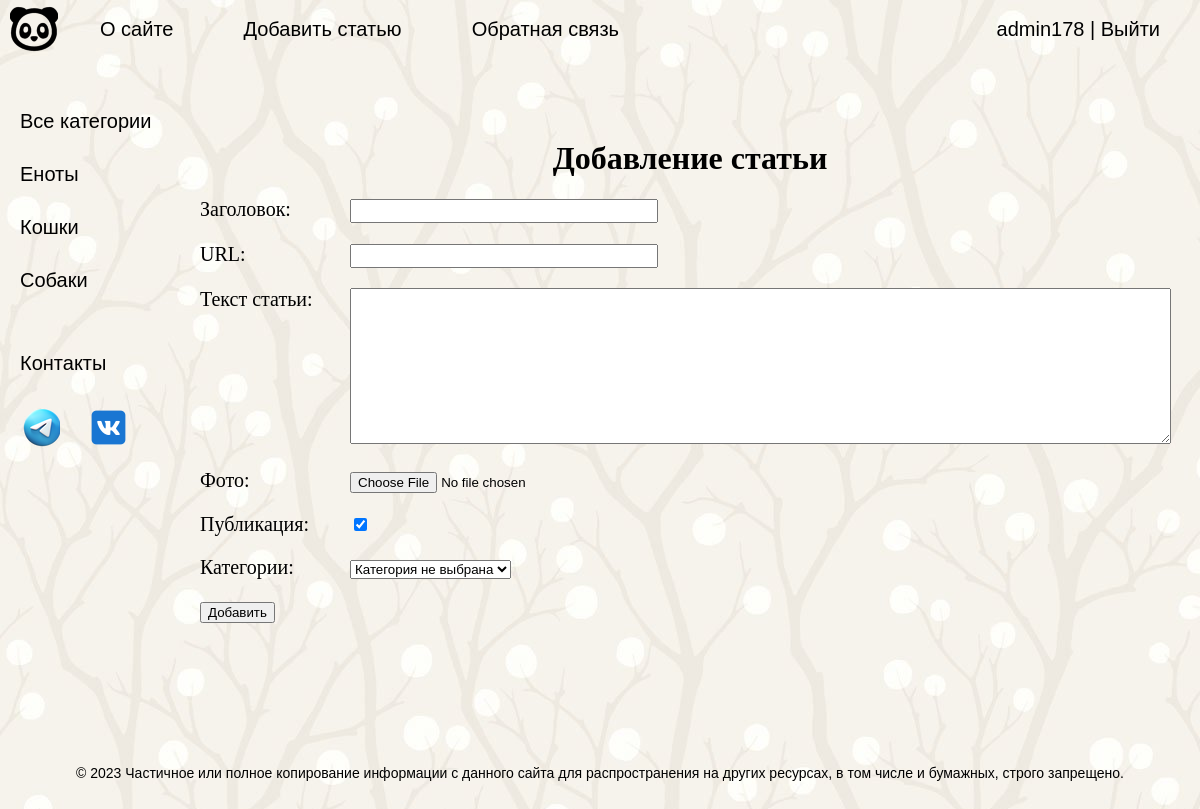
Screenshot of /addpage/ (signed in) with the database file from the repository.
### animals/models.py (models this page shows)
class Category(models.Model):
    name = models.CharField(max_length=100, db_index=True, verbose_name='Категория')
    slug = models.SlugField(max_length=255, unique=True, db_index=True, verbose_name='URL')
    def __str__(self):
        return self.name
    def get_absolute_url(self):
        return reverse('category', kwargs={'cat_slug': self.slug})
    class Meta:
        verbose_name = 'Категория'
        verbose_name_plural = 'Категории'
        ordering = ['id']

### animals/views.py (the view)
# urls.py: path('addpage/', AnimalsAddPage.as_view(), name='addpage'),
class AnimalsAddPage(LoginRequiredMixin, DataMixin, CreateView):
    form_class = AddPostForm
    template_name = 'animals/addpage.html'
    login_url = reverse_lazy('login')
    def get_context_data(self, *, object_list=None, **kwargs):
        context = super().get_context_data(**kwargs)
        c_def = self.get_user_context(title='Добавление статьи')
        return dict(list(context.items()) + list(c_def.items()))

### animals/forms.py (shortened to what this page needs)
class AddPostForm(forms.ModelForm):
    def __init__(self, *args, **kwargs):
        super().__init__(*args, **kwargs)
        self.fields['cat'].empty_label = "Категория не выбрана"
    class Meta:
        model = Animals
        fields = ['title', 'slug', 'content', 'photo', 'is_published', 'cat']
        widgets = {
            'title': forms.TextInput(attrs={'class': 'form-input'}),
            'slug': forms.TextInput(attrs={'class': 'form-input'}),
            'content': forms.Textarea(attrs={'cols': 100, 'rows': 10}),
        }

### animals/utils.py (called while the page is built)
    def get_user_context(self, **kwargs):
        context = kwargs
        cats = cache.get('cats')
        if not cats:
            cats = Category.objects.annotate(Count('animals'))
            cache.set('cats', cats, 60)
        context['menu'] = menu
        context['cats'] = cats
        return context

### animals/templates/animals/addpage.html (shortened to what this page needs)
{% extends 'animals/base.html' %}
{% block content %}
<center><h1>{{title}}</h1></center>
<form action="{% url 'addpage' %}" method="post" enctype="multipart/form-data">
{% for f in form %}
<p><label class="form-label" for="{{ f.id_for_label }}">{{f.label}}: </label>{{ f }}</p>
{% endfor %}
    <button type="submit">Добавить</button>
</form>
{% endblock %}

### animals/templates/animals/base.html (shortened to what this page needs)
{% load static %}
{% load animals_tags %}
<!DOCTYPE html>
<html>
<head>
	<link type="text/css" href="{% static 'animals/css/styles.css' %}" rel="stylesheet" />
</head>
<body>
<table class="table-page" border=0 cellpadding="0" cellspacing="0">
<tr><td valign=top>
{% block mainmenu %}
		<div class="d-flex flex-column flex-md-row align-items-center pb-3 mb-4 border-bottom">
			<ul id="mainmenu" class="mainmenu">
			<li class="logo"><a href="{% url 'home' %}"><div class="logo"></div></a></li>
{% for m in menu %}
			<li><a href="{% url m.url_name %}">{{m.title}}</a></li>
{% endfor %}
			{% if request.user.is_authenticated %}
			<li class="last"> {{user.username}} | <a href="{% url 'logout' %}">Выйти</a></li>
			{% else %}
			<li class="last"><a href="{% url 'register' %}">Регистрация</a> | <a href="{% url 'login' %}">Войти</a></li>
			{% endif %}
			</ul>
		</div>
{% endblock mainmenu %}
<table class="table-content" border=0 cellpadding="0" cellspacing="0">
<tr>
	<td valign="top" class="left-chapters">
	<ul id="leftchapters">
{% if cat_selected == 0 %}
		<li class="selected">Все категории</li>
{% else %}
		<li><a href="{% url 'сategory' %}">Все категории</a></li>
{% endif %}
{% for c in cats %}
{% if c.animals__count > 0 %}
		{% if c.pk == cat_selected %}
			<li class="selected">{{c.name}}</li>
		{% else %}
			<li><a href="{{ c.get_absolute_url }}">{{c.name}}</a></li>
		{% endif %}
{% endif %}
{% endfor %}
		<li class="share">
		<p>Контакты</p>
		<a class="tele" href="https://t.me/Doctor_O_o" target="_blank" rel="nofollow"></a>
		<a class="vk" href="https://vk.com/golyakin.vlad" target="_blank" rel="nofollow"></a>
		</li>
	</ul>
</td>
<td valign="top" class="content">
	<div class="content-text">
{% block content %}
{% endblock %}
	</div>
</td></tr></table>
</td></tr>
<tr><td valign=top>
	<div id="footer">
		<p align="center">&copy; 2023 Частичное или полное копирование информации с данного сайта для распространения на других ресурсах, в том числе и бумажных, строго запрещено.</p>
	</div>
</td></tr></table>
</body>
</html>

### animals/static/animals/css/styles.css (style rules this page uses)
html, body { font-family: 'Arial'; margin: 0; padding: 0; height: 100%; width: 100%; color: #444; background: #000 url(/static/animals/images/fon.jpg); background-attachment: fixed }
a { color: #0059b2; text-decoration: none; }
.table-page { width: 100%; height: 100%; vertical-align: top; }
.table-page tr { height: 100%; }
.logo { background: url('../images/logo.png') no-repeat 10px 5px; width: 70px; height: 60px; }
ul.mainmenu { list-style: none; margin: 0; padding: 0; height: 60px; color: black; font-size: 20px; overflow: hidden; }
ul.mainmenu li { float: left; margin: 18px 40px 0 30px; }
ul.mainmenu li.logo { margin: 0; }
ul.mainmenu li.last { float: right; }
ul.mainmenu li a { color: black; text-decoration: none; }
.table-content { width: 100%; min-height: 100%; height: 100%; }
.left-chapters { min-height: 100%; }
.left-chapters ul { width: 140px; min-height: 100%; margin: 0; padding: 20px 10px 10px 20px; list-style: none; font-size: 20px; }
.left-chapters ul li { margin: 30px 0 0 0; color: black; }
.left-chapters ul li a { color: black; text-decoration: none; }
.left-chapters ul li.share { margin: 60px 0 0 0; }
.left-chapters ul li.share p { margin: 30px 0 30px 0; }
.left-chapters ul li.share a { display: inline-block; width: 40px; height: 40px; margin: 0 20px 0 0; }
.left-chapters ul li.share a.tele { height: 45px; background: url('../images/tele.png') no-repeat 0 0 }
.left-chapters ul li.share a.vk { height: 45px; background: url('../images/vk.png') no-repeat 0 0 }
.content { padding: 20px 20px 20px 0px; width: 100%; box-sizing: border-box; }
.content-text { margin: 60px 0 0 30px; color: #000; font-size: 20px; font-family: Yandex Sans Display Light; }
.content-text h1 { font-size: 32px; }
#footer { box-sizing: border-box; padding: 5px; color: black; font-size: 14px; font-family: Verdana, Geneva, Arial, Helvetica; text-align: left; overflow: hidden; }
.form-input { width: 300px; font-size: 16px; }
.form-label { display: inline-block; min-width: 150px; vertical-align: top; }

### rows the page displays
Category: name "Еноты"
Category: name "Кошки"
Category: name "Собаки"

### other values shown
{{ m.title }} "О сайте" "Добавить статью" "Обратная связь"
{{ user.username }} "admin178"
{{ title }} "Добавление статьи"
{{ f.label }} "Заголовок" "URL" "Текст статьи" "Фото" "Публикация" "Категории"
